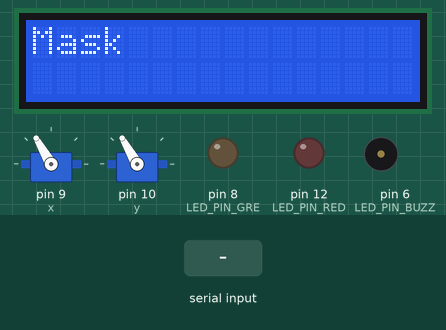
Recording of a sketch running on a simulated Arduino Uno, built with avr-gcc and run on an emulated ATmega328P. Shown: 16×2 character LCD, 2 × servo, output pins drawn as LEDs (lit = HIGH), buzzer (waves = sounding). Inputs (shaded band) come from the test bench. What the sketch prints to the serial monitor is not drawn.

Above: at 1.2 s.
1.3 s: "0\n" received over Serial
At 3.1 s:
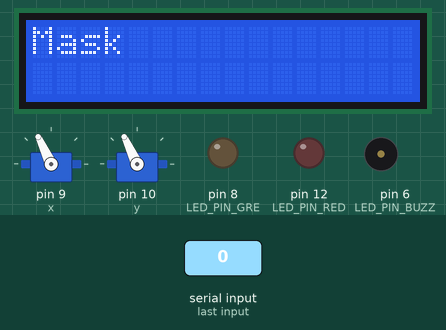
4.3 s: "X90\n" received over Serial
At 6.1 s:
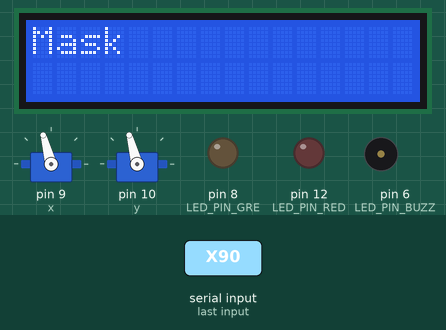
7.3 s: "90,45,200\n" received over Serial
At 9.1 s:
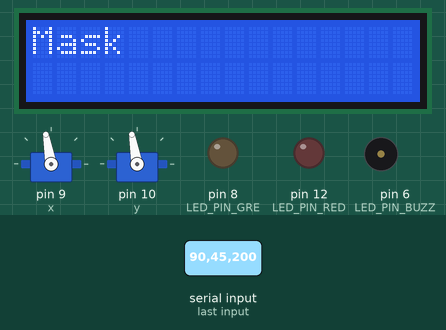
10.3 s: "P90\n" received over Serial
At 12.6 s:
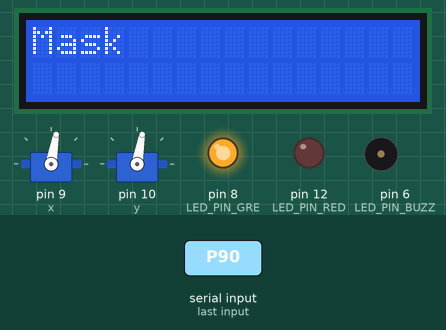
13.3 s: "P" received over Serial
At 16.1 s:
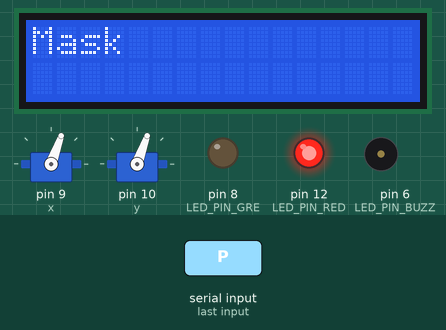
16.3 s: "X,45\n" received over Serial
At 17.7 s:
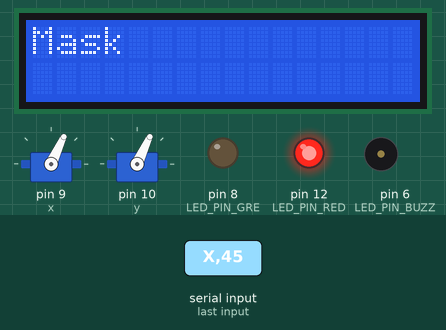
Timing chart, 0 to 19.3 s (numbered marks = the images above; inputs shaded):
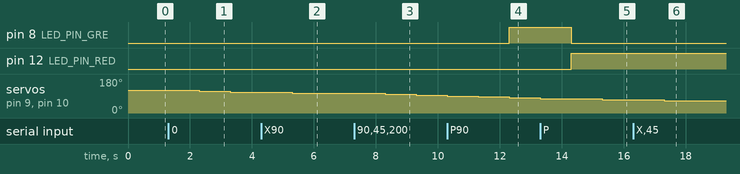

The sketch:

servo_face.ino
```cpp
#include <Servo.h>
#include <LiquidCrystal.h>

#define LED_PIN_GRE 8
#define LED_PIN_RED 12
#define LED_PIN_BUZZ 6

Servo x, y;
int width = 640, height = 480;  // total resolution of the video
int xpos = 120, ypos = 120;     // initial positions of both Servos

const int rs = 7, en = 11, d4 = 5, d5 = 4, d6 = 3, d7 = 2;
LiquidCrystal lcd(rs, en, d4, d5, d6, d7);

void setup() {
  lcd.begin(16, 2);
  lcd.print("Mask");

  pinMode(LED_PIN_GRE, OUTPUT);
  digitalWrite(LED_PIN_GRE, LOW);

  pinMode(LED_PIN_RED, OUTPUT);
  digitalWrite(LED_PIN_RED, LOW);

  pinMode(LED_PIN_BUZZ, OUTPUT);

  Serial.begin(9600);
  x.attach(9);
  y.attach(10);
  // Serial.print(width);
  //Serial.print("\t");
  //Serial.println(height);
  x.write(xpos);
  y.write(ypos);


}
const int angle = 5;  // degree of increment or decrement

void loop() {


  tone(LED_PIN_BUZZ, 4000);  // Send 1KHz sound signal...
                             //  delay(1000);        // ...for 1 sec
  noTone(LED_PIN_BUZZ);      // Stop sound...
                             //  delay(1000);


  if (Serial.available() > 0) {
    int x_mid = 0;
    int y_mid = 0;
    if (Serial.read() == 'X') {
      x_mid = Serial.parseInt();  // read center x-coordinate
      Serial.print(x_mid + " " + y_mid);
      if (Serial.read() == 'Y')
        y_mid = Serial.parseInt();  // read center y-coordinate
    }

    if (Serial.read() == 'P') {
      int result = Serial.parseInt();
      if (result == 0) {
        digitalWrite(LED_PIN_GRE, LOW);
        digitalWrite(LED_PIN_RED, HIGH);
      } else {
        digitalWrite(LED_PIN_GRE, HIGH);
        digitalWrite(LED_PIN_RED, LOW);
      }
    }
    if (x_mid > width / 2 + 30)
      xpos += angle;

      delay(1000);

    if (x_mid < width / 2 - 30)
      xpos -= angle;
    if (y_mid > height / 2 - 30)
    {
      ypos += angle;
      delay(1000);
    }
    if (y_mid < height / 2 + 30)
      ypos -= angle;

    if (xpos >= 180)
      xpos = 0;
    else if (xpos <= 0)
      xpos = 0;
    if (ypos >= 180)
      ypos = 180;
    else if (ypos <= 0)
      ypos = 0;

    x.write(xpos);
    y.write(ypos);

    // used for testing
    Serial.print("\t");
    Serial.print(x_mid);
    Serial.print("\t");
    Serial.println(y_mid);
  }
}
```

Measured:
- after the input at 1.3 s, servo on pin 9 (x), servo on pin 10 (y): 120° → 115° after 1.0 s, → 110° 1.0 s later
- after the input at 4.3 s, tone on pin 6 (LED_PIN_BUZZ): stays silent (without the input it goes to 4000 Hz after 3.0 s); servo on pin 9 (x), servo on pin 10 (y): 110° → 105° after 1.0 s
- after the input at 7.3 s, tone on pin 6 (LED_PIN_BUZZ): stays silent (without the input it goes to 4000 Hz after 3.0 s); servo on pin 9 (x), servo on pin 10 (y): 105° → 100° after 1.0 s, → 95° 1.0 s later
- after the input at 10.3 s, pin 8 (LED_PIN_GRE): LOW → HIGH after 2.0 s
- after the input at 13.3 s, pin 8 (LED_PIN_GRE): HIGH → LOW after 1.0 s; pin 12 (LED_PIN_RED): LOW → HIGH after 1.0 s; tone on pin 6 (LED_PIN_BUZZ): stays silent (without the input it goes to 4000 Hz after 3.0 s)
- after the input at 16.3 s, servo on pin 9 (x), servo on pin 10 (y): 70° → 65° after 1.0 s
